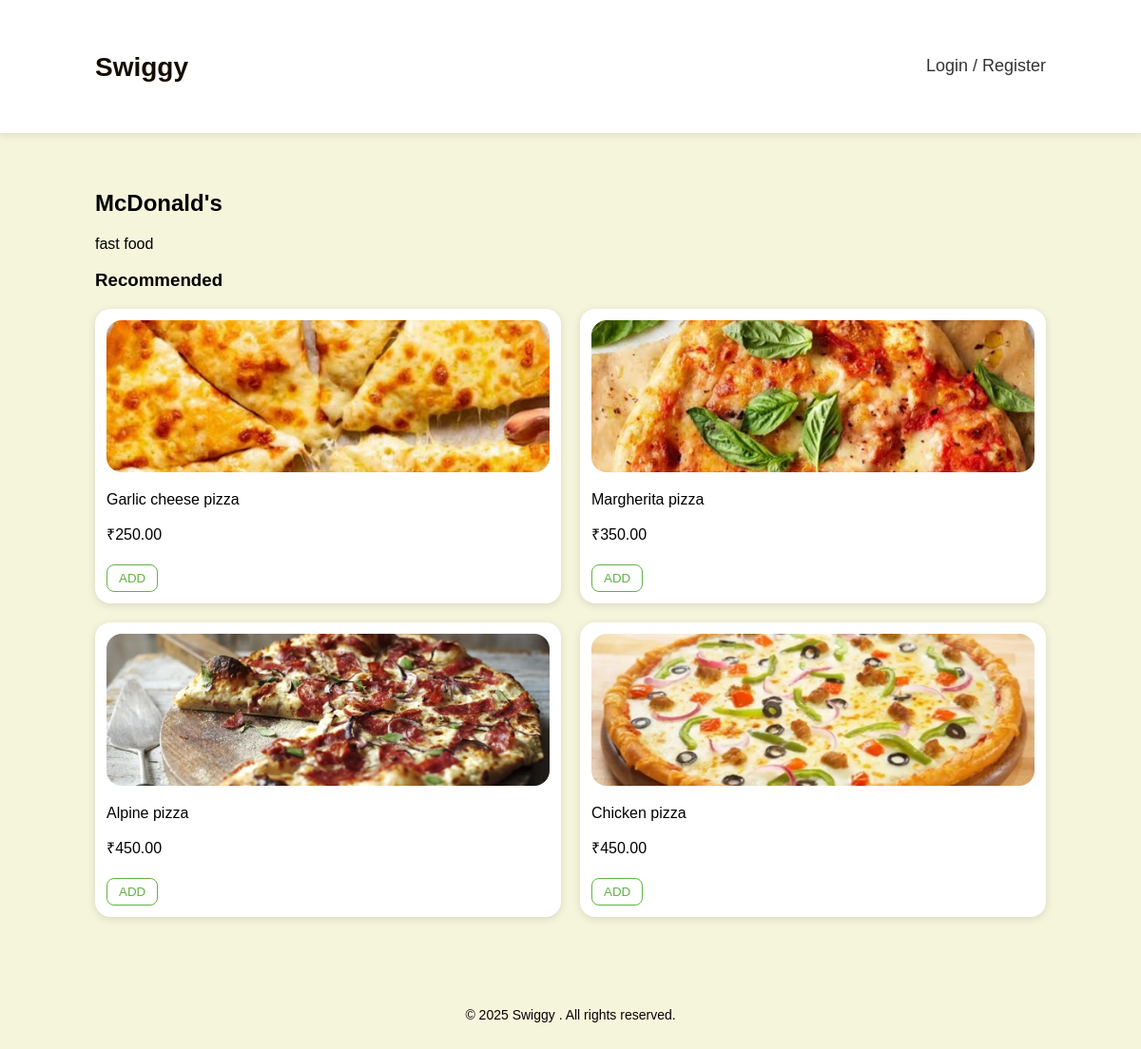
/restaurant/3/, run on the app's committed database.
### core/models.py (models this page shows, shortened)
class Restaurant(models.Model):
    name = models.CharField(max_length=200)
    description = models.TextField(blank=True)
    address = models.CharField(max_length=300)
    opening_time = models.TimeField(null=True, blank=True)
    closing_time = models.TimeField(null=True, blank=True)
    image = models.ImageField(upload_to='restaurants/', blank=True, null=True)
    is_active = models.BooleanField(default=True)

class MenuItem(models.Model):
    restaurant = models.ForeignKey(Restaurant, related_name='items', on_delete=models.CASCADE)
    name = models.CharField(max_length=200)
    description = models.TextField(blank=True)
    price = models.DecimalField(max_digits=8, decimal_places=2)
    is_veg = models.BooleanField(default=False)
    image = models.ImageField(upload_to='menu_items/', blank=True, null=True)
    available = models.BooleanField(default=True)

### core/views.py (the view)
# urls.py: path('restaurant/<int:pk>/', views.restaurant_detail, name='restaurant_detail'),
def restaurant_detail(request, pk):
    restaurant = get_object_or_404(Restaurant, pk=pk)
    items = restaurant.items.filter(available=True)
    return render(request, 'core/restaurant_detail.html', {'restaurant': restaurant, 'items': items})

### core/templates/core/restaurant_detail.html (shortened to what this page needs)
{% extends 'core/base.html' %}
{% load static %}
{% block content %}
<h2>{{ restaurant.name }}</h2>
<p>{{ restaurant.description }}</p>
<h3>Recommended</h3>
<div class="menu-grid">
    {% for item in items %}
        <div class="menu-card">
            {% if item.image %}
                <img src="{{ item.image.url }}" class="menu-image">
            {% else %}
                <img src="{% static 'core/no-image.jpg' %}" class="menu-image">
            {% endif %}
            <p class="menu-title">{{ item.name }}</p>
            <p class="menu-price">₹{{ item.price }}</p>
            <form action="{% url 'core:add_to_cart' item.id %}" method="post">
                <button type="submit" class="add-btn">ADD</button>
            </form>
        </div>
    {% endfor %}
</div>
{% endblock %}

### core/static/core/style.css (style rules this page uses)
body { font-family: Arial, sans-serif; margin:0; background: #F5F5DC; }

### core/templates/core/restaurant_detail.html (style rules this page uses)
.menu-grid { display: grid; grid-template-columns: repeat(2, 1fr); gap: 20px; }
.menu-card { background: #fff; border-radius: 16px; padding: 12px; box-shadow: 0 2px 8px rgba(0,0,0,0.12); transition: .2s ease; }
.menu-image { width: 100%; height: 160px; border-radius: 16px; object-fit: cover; }
.add-btn { margin-top: 5px; padding: 6px 12px; border: 1px solid #60b246; color: #60b246; border-radius: 8px; background: #fff; cursor: pointer; }

### data on the page
Restaurant: name "McDonald's", description "fast food"
MenuItem: image (picture), name "Garlic cheese pizza", price "250.00"
MenuItem: image (picture), name "Margherita pizza", price "350.00"
MenuItem: image (picture), name "Alpine pizza", price "450.00"
MenuItem: image (picture), name "Chicken pizza", price "450.00"
